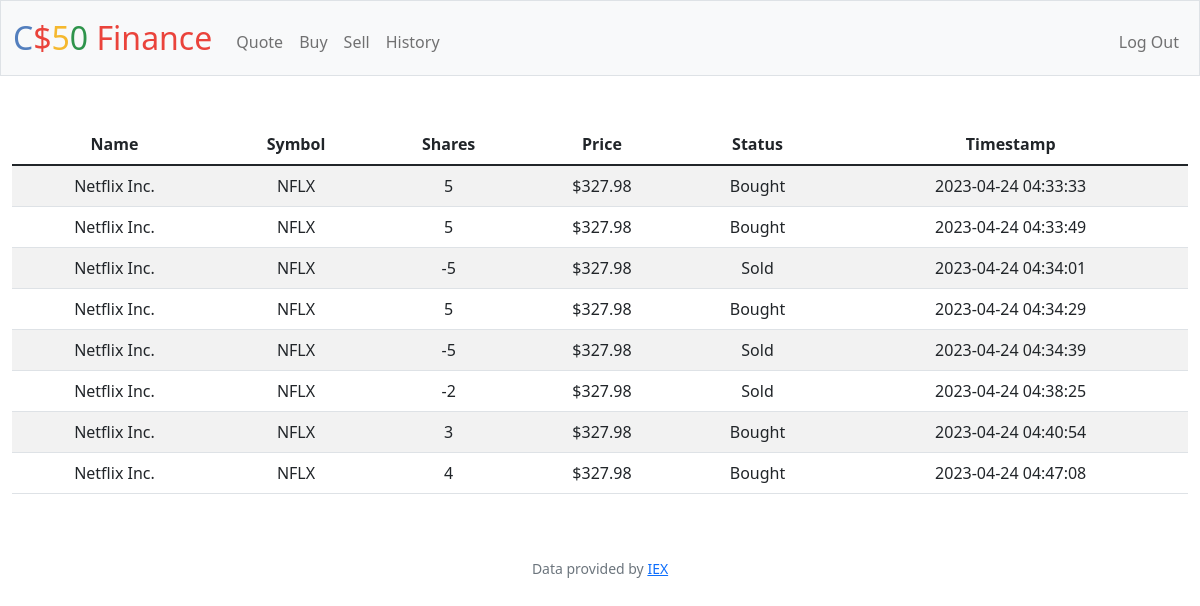
Screenshot of /history (signed in) with the database file from the repository.
### tables this page shows
CREATE TABLE purchases (
id INTEGER PRIMARY KEY AUTOINCREMENT NOT NULL,
user_id INTEGER NOT NULL,
name TEXT NOT NULL,
symbol TEXT NOT NULL,
shares INTEGER NOT NULL,
price NUMERIC NOT NULL,
timestamp DATETIME DEFAULT CURRENT_TIMESTAMP,
FOREIGN KEY(user_id) REFERENCES users(id)
);

### app.py (the view)
@app.route("/history")
@login_required
def history():
    history = db.execute("SELECT * FROM purchases WHERE user_id = ?", session["user_id"])
    if not history:
        return apology("no history", 400)
    for h in history:
        if h["shares"] > 0:
            h["status"] = "Bought"
        else:
            h["status"] = "Sold"
    return render_template("history.html", history=history)

### app.py (called while the page is built)
@app.after_request
def after_request(response):
    response.headers["Cache-Control"] = "no-cache, no-store, must-revalidate"
    response.headers["Expires"] = 0
    response.headers["Pragma"] = "no-cache"
    return response

### helpers.py (called while the page is built)
def login_required(f):
    @wraps(f)
    def decorated_function(*args, **kwargs):
        if session.get("user_id") is None:
            return redirect("/login")
        return f(*args, **kwargs)
    return decorated_function

def usd(value):
    return f"${value:,.2f}"

### templates/history.html (shortened to what this page needs)
{% extends "layout.html" %}
{% block main %}
    <table class="table table-striped">
        <thead>
            <tr>
                <th scope="col">Name</th>
                <th scope="col">Symbol</th>
                <th scope="col">Shares</th>
                <th scope="col">Price</th>
                <th scope="col">Status</th>
                <th scope="col">Timestamp</th>
            </tr>
        </thead>
        <tbody>
            {% for h in history %}
                <tr>
                    <td>{{ h.name }}</td>
                    <td>{{ h.symbol }}</td>
                    <td>{{ h.shares }}</td>
                    <td>{{ h.price | usd }}</td>
                    <td>{{ h.status }}</td>
                    <td>{{ h.timestamp }}</td>
                </tr>
            {% endfor %}
        </tbody>
    </table>
{% endblock %}

### templates/layout.html (shortened to what this page needs)
<!DOCTYPE html>
<html lang="en">
    <head>
        <link href="https://cdn.jsdelivr.net/npm/bootstrap@5.1.3/dist/css/bootstrap.min.css" rel="stylesheet">
        <link href="/static/styles.css" rel="stylesheet">
    </head>
    <body>
        <nav class="bg-light border navbar navbar-expand-md navbar-light">
            <div class="container-fluid">
                <a class="navbar-brand" href="/"><span class="blue">C</span><span class="red">$</span><span class="yellow">5</span><span class="green">0</span> <span class="red">Finance</span></a>
                <div class="collapse navbar-collapse" id="navbar">
                    {% if session["user_id"] %}
                        <ul class="navbar-nav me-auto mt-2">
                            <li class="nav-item"><a class="nav-link" href="/quote">Quote</a></li>
                            <li class="nav-item"><a class="nav-link" href="/buy">Buy</a></li>
                            <li class="nav-item"><a class="nav-link" href="/sell">Sell</a></li>
                            <li class="nav-item"><a class="nav-link" href="/history">History</a></li>
                        </ul>
                        <ul class="navbar-nav ms-auto mt-2">
                            <li class="nav-item"><a class="nav-link" href="/logout">Log Out</a></li>
                        </ul>
                    {% else %}
                        <ul class="navbar-nav ms-auto mt-2">
                            <li class="nav-item"><a class="nav-link" href="/register">Register</a></li>
                            <li class="nav-item"><a class="nav-link" href="/login">Log In</a></li>
                        </ul>
                    {% endif %}
                </div>
            </div>
        </nav>
        <main class="container-fluid py-5 text-center">
            {% block main %}{% endblock %}
        </main>
        <footer class="mb-5 small text-center text-muted">
            Data provided by <a href="https://iexcloud.io/">IEX</a>
        </footer>
    </body>
</html>

### static/styles.css (style rules this page uses)
nav .navbar-brand { font-size: xx-large; }
nav .navbar-brand .blue { color: #537fbe; }
nav .navbar-brand .red { color: #ea433b; }
nav .navbar-brand .yellow { color: #f5b82e; }
nav .navbar-brand .green { color: #2e944b; }

### rows the page displays
purchases: name "Netflix Inc.", symbol "NFLX", shares "5", price "$327.98", status "Bought", timestamp "2023-04-24 04:33:33"
purchases: name "Netflix Inc.", symbol "NFLX", shares "5", price "$327.98", status "Bought", timestamp "2023-04-24 04:33:49"
purchases: name "Netflix Inc.", symbol "NFLX", shares "-5", price "$327.98", status "Sold", timestamp "2023-04-24 04:34:01"
purchases: name "Netflix Inc.", symbol "NFLX", shares "5", price "$327.98", status "Bought", timestamp "2023-04-24 04:34:29"
purchases: name "Netflix Inc.", symbol "NFLX", shares "-5", price "$327.98", status "Sold", timestamp "2023-04-24 04:34:39"
purchases: name "Netflix Inc.", symbol "NFLX", shares "-2", price "$327.98", status "Sold", timestamp "2023-04-24 04:38:25"
purchases: name "Netflix Inc.", symbol "NFLX", shares "3", price "$327.98", status "Bought", timestamp "2023-04-24 04:40:54"
purchases: name "Netflix Inc.", symbol "NFLX", shares "4", price "$327.98", status "Bought", timestamp "2023-04-24 04:47:08"
